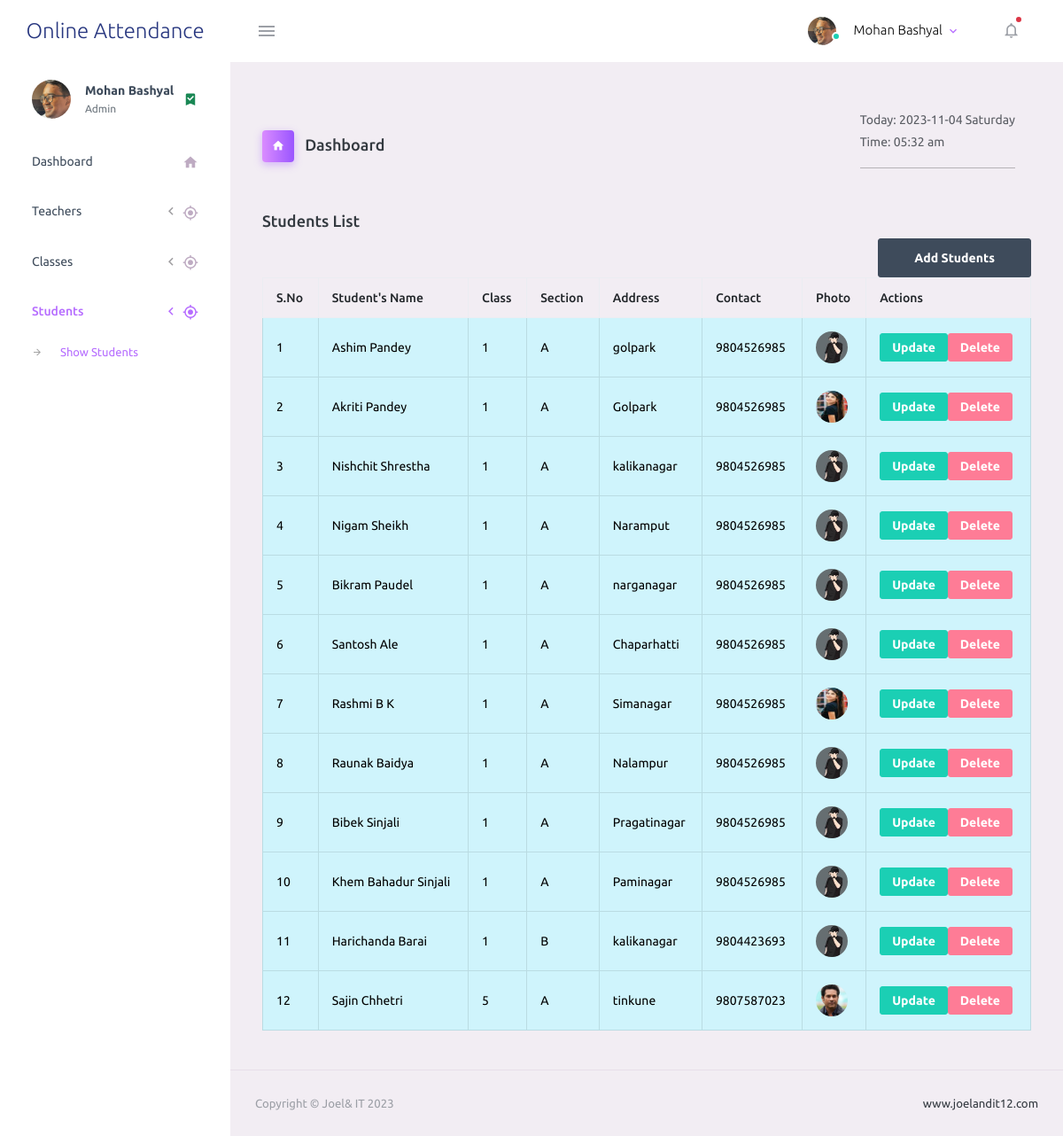
Screenshot of /show-students.php (signed in) with the database file from the repository.
### tables this page shows
CREATE TABLE `students` (
  `id` int(11) NOT NULL,
  `name` varchar(255) NOT NULL,
  `gender` varchar(255) NOT NULL,
  `class` varchar(255) NOT NULL,
  `section` varchar(255) NOT NULL,
  `address` varchar(255) NOT NULL,
  `contact` varchar(255) NOT NULL,
  `father_name` varchar(255) NOT NULL,
  `father_contact` varchar(255) NOT NULL,
  `mother_name` varchar(255) NOT NULL,
  `mother_contact` varchar(255) NOT NULL,
  `photo` varchar(255) NOT NULL
);

### show-students.php (the view, shortened to what this page needs)
<?php
	include_once('config.php');
?>
<!DOCTYPE html>
<html lang="en">
  <head>
    <link rel="stylesheet" href="assets/vendors/mdi/css/materialdesignicons.min.css">
    <link rel="stylesheet" href="assets/vendors/css/vendor.bundle.base.css">
    <link rel="stylesheet" href="assets/css/style.css">
  </head>
  <body>
    <div class="container-scroller">
      <?php require "includes/navbar.php"; ?>
      <div class="container-fluid page-body-wrapper">
        <?php require "includes/sidebar.php"; ?>
        <div class="main-panel">
          <div class="content-wrapper">
            <div class="page-header">
              <h3 class="page-title">
                <span class="page-title-icon bg-gradient-primary text-white me-2">
                  <i class="mdi mdi-home"></i>
                </span> Dashboard
              </h3>
              <nav aria-label="breadcrumb">
                <ul class="breadcrumb">
                  <li class="breadcrumb-item active" aria-current="page">
                    <span></span>Today: <?php echo date('Y-m-d l'); ?><br>
                    Time: <?php echo date('h:i a');?>
                    <hr style="color: black;width: 50px solid;">
                  </li>
                </ul>
              </nav>
            </div>
                      <h4 class="card-title">Students List</h4>
                      <a class="btn btn-dark float-end" href="add-students.php">Add Students</a>
                    <table class="table table-bordered">
                      <thead>
                        <tr>
                          <th> S.No </th>
                          <th> Student's Name </th>
                          <th> Class </th>
                          <th> Section </th>
                          <th> Address </th>
                          <th> Contact </th>
                          <th>Photo</th>
                           <th> Actions </th>
                        </tr>
                      </thead>
                      <tbody>
                        <?php
                          $query = "select * from students order by class";
                          $result = mysqli_query($con,$query);
                          $i= 1;
                          while($row = mysqli_fetch_assoc($result))
                          {
                        ?>
                        <tr class="table-info">
                          <td> <?php echo $i++;?> </td>
                          <td><?php echo $row['name']; ?></td>
                          <td><?php echo $row['class']; ?></td>
                          <td><?php echo $row['section']; ?></td>
                          <td><?php echo $row['address']; ?></td>
                          <td><?php echo $row['contact']; ?></td>
                          <td><img src="uploads/images/<?=$row['photo'];?>" height="100" width="100"></td>
                          <td><a class="btn btn-sm btn-success"  href="edit-student.php?id=<?=$row['id'];?>">Update</a><a class="btn btn-sm btn-danger" href="delete-student.php?id=<?=$row['id'];?>">Delete</a></td>
                        </tr>
                        <?php } ?>
                      </tbody>
                    </table>
          </div>
          <?php require"includes/footer.php"; ?>
        </div>
      </div>
    </div>
  </body>
</html>

### rows the page displays
students: name "Ashim Pandey", class "1", section "A", address "golpark", contact "9804526985", photo (picture)
students: name "Akriti Pandey", class "1", section "A", address "Golpark", contact "9804526985", photo (picture)
students: name "Nishchit Shrestha", class "1", section "A", address "kalikanagar", contact "9804526985", photo (picture)
students: name "Nigam Sheikh", class "1", section "A", address "Naramput", contact "9804526985", photo (picture)
students: name "Bikram Paudel", class "1", section "A", address "narganagar", contact "9804526985", photo (picture)
students: name "Santosh Ale", class "1", section "A", address "Chaparhatti", contact "9804526985", photo (picture)
students: name "Rashmi B K", class "1", section "A", address "Simanagar", contact "9804526985", photo (picture)
students: name "Raunak Baidya", class "1", section "A", address "Nalampur", contact "9804526985", photo (picture)
students: name "Bibek Sinjali", class "1", section "A", address "Pragatinagar", contact "9804526985", photo (picture)
students: name "Khem Bahadur Sinjali", class "1", section "A", address "Paminagar", contact "9804526985", photo (picture)
students: name "Harichanda Barai", class "1", section "B", address "kalikanagar", contact "9804423693", photo (picture)
students: name "Sajin Chhetri", class "5", section "A", address "tinkune", contact "9807587023", photo (picture)

### other values shown
$_SESSION['NAME'] "Mohan Bashyal"
$_SESSION['ROLE'] "Admin"
